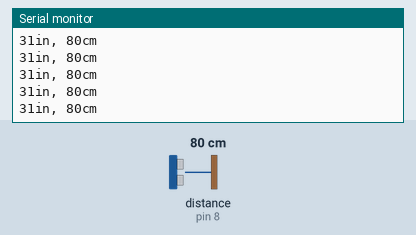
The sketch below on a simulated Arduino Uno, built with avr-gcc and run on an emulated ATmega328P. Parts: the last lines printed to the serial monitor. Wiring (inferred from the names in the program): ultrasonic range finder: trigger pin 9; echo pin 8. Inputs (shaded band) come from the test bench; at power-on: distance to the obstacle (sensor on pin 8) 80 cm. The echo pulse lasts 58.3 µs per cm.

Above: at 1.2 s.
1.3 s: distance to the obstacle (sensor on pin 8) set to 2 cm
At 1.38 s:
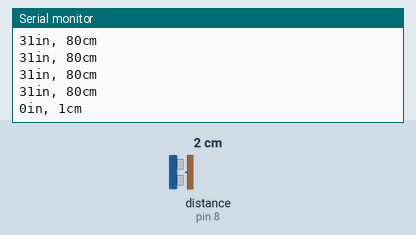
4.3 s: distance to the obstacle (sensor on pin 8) set to 4 cm
At 4.3 s:
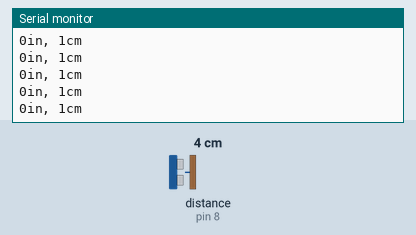
5.8 s: distance to the obstacle (sensor on pin 8) set to 35 cm
At 5.82 s:
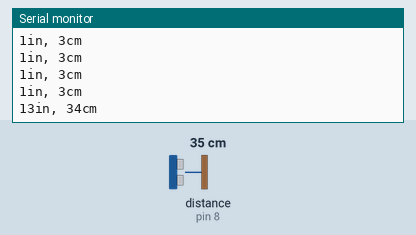
Timing chart, 0 to 8.8 s (numbered marks = the images above; inputs shaded):
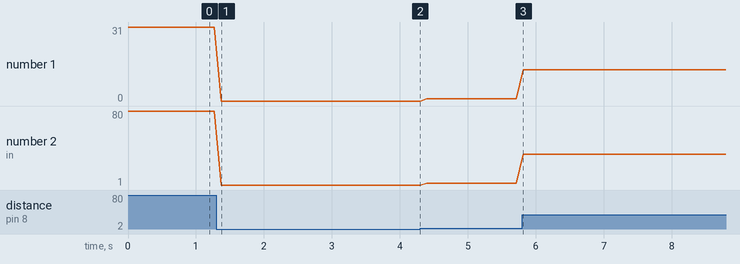

The sketch:

ultrasonicsensor.ino
```cpp
const int echo = 8, Trig = 9;
void setup()
{
      Serial.begin(9600);
      pinMode(Trig, OUTPUT);
      pinMode(echo, INPUT);
}
void loop()
{
      long duration, inches, cm;
      digitalWrite(Trig, LOW);
      delayMicroseconds(2);
      digitalWrite(Trig, HIGH);
      delayMicroseconds(10);
      digitalWrite(Trig, LOW);
      duration = pulseIn(echo, HIGH);
      inches	=	microsecondsToInches(duration);
      cm	=	microsecondsToCentimeters(duration);
      Serial.print(inches);
      Serial.print("in, ");
      Serial.print(cm);
      Serial.print("cm");
      Serial.println();
      delay(100);
}

long microsecondsToInches(long microseconds)
   {
    return microseconds / 74 / 2;
   }
long microsecondsToCentimeters(long microseconds)
  {
    return microseconds / 29 / 2;
  }
```

Measured:
- after the input at 1.3 s, the serial monitor: prints a new line after 0.07 s (image 1)
- after the input at 5.8 s, the serial monitor: prints a new line at once (image 3)
- plotted number 1: 31 → 0 after the input at 1.3 s, 1 → 13 after the input at 5.8 s
- plotted number 2: 80 → 1 after the input at 1.3 s, 1 → 3 after the input at 4.3 s, 3 → 34 after the input at 5.8 s
